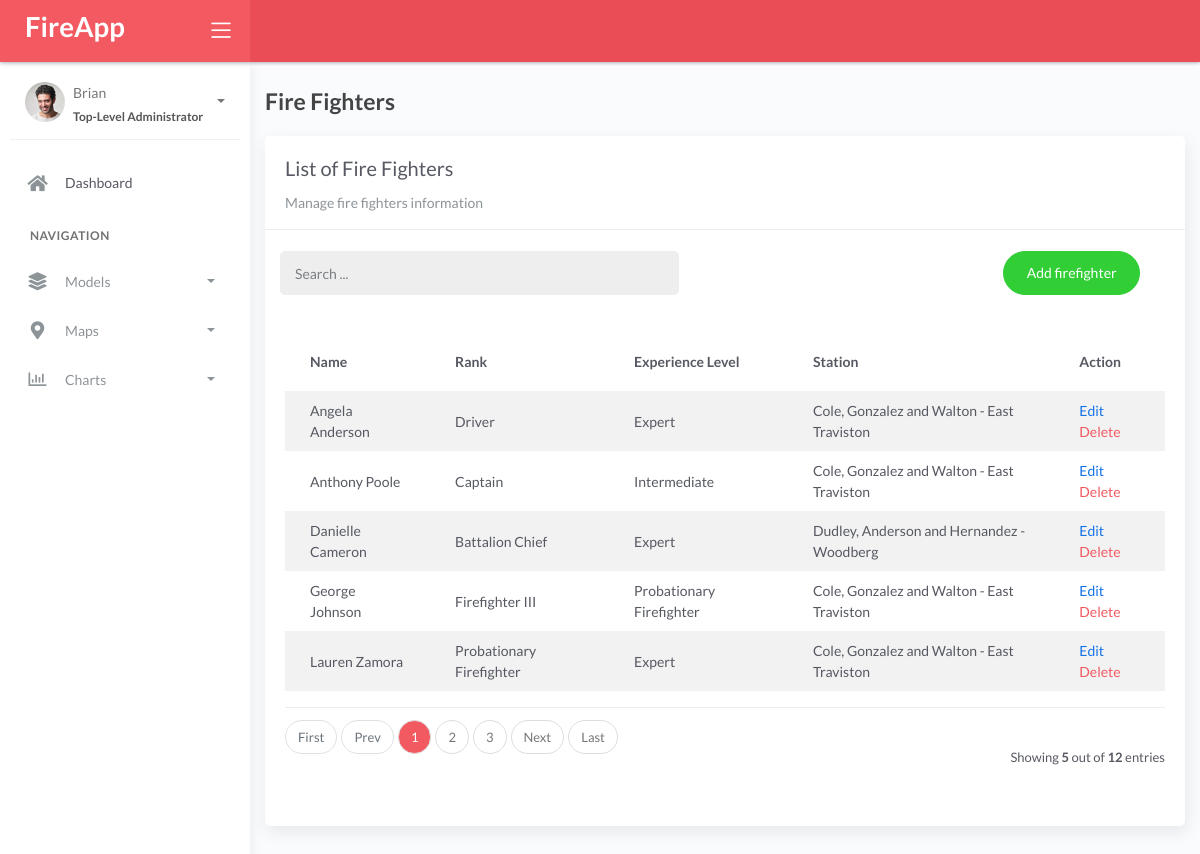
/firefighters/, run on the app's committed database.
### fire/models.py (models this page shows, shortened)
class BaseModel(models.Model):
    created_at = models.DateTimeField(auto_now_add=True, db_index=True)
    updated_at = models.DateTimeField(auto_now=True)
    class Meta:
        abstract = True

class Firefighters(BaseModel):
    XP_CHOICES = (
        ('Probationary Firefighter', 'Probationary Firefighter'),
        ('Firefighter I', 'Firefighter I'),
        ('Firefighter II', 'Firefighter II'),
        ('Firefighter III', 'Firefighter III'),
        ('Driver', 'Driver'),
        ('Captain', 'Captain'),
        ('Battalion Chief', 'Battalion Chief'),)
    name = models.CharField(max_length=150)
    rank = models.CharField(max_length=150)
    experience_level = models.CharField(max_length=150, choices=XP_CHOICES)
    station = models.ForeignKey(
        FireStation, on_delete=models.CASCADE, null=True, blank=True)
    class Meta:
        verbose_name = 'Firefighter'

class FireStation(BaseModel):
    name = models.CharField(max_length=150)
    latitude = models.DecimalField(
        max_digits=22, decimal_places=16, null=True, blank=True)
    longitude = models.DecimalField(
        max_digits=22, decimal_places=16, null=True, blank=True)
    address = models.CharField(max_length=150)
    city = models.CharField(max_length=150)
    country = models.CharField(max_length=150)
    class Meta:
        verbose_name = 'Fire Station'
    def __str__(self):
        return f"{self.name} - {self.city}"

### fire/views.py (the view)
# urls.py: path('firefighters/', views.FirefightersList.as_view(), name='firefighters'),
class FirefightersList(ListView):
    model = Firefighters
    context_object_name = 'firefighters'
    template_name = 'firefighters/list.html'
    paginate_by = 5
    def get_queryset(self, *args, **kwargs):
        qs = super().get_queryset(*args, **kwargs).order_by('name')
        if self.request.GET.get("q") != None:
            query = self.request.GET.get('q')
            qs = qs.filter(Q(name__icontains=query))
        return qs

### templates/firefighters/list.html (shortened to what this page needs)
{% extends 'base.html' %} {% load static %} {% block content %}
<div class="content">
  <div class="container-fluid">
    <h4 class="page-title mt-4">Fire Fighters</h4>
    <div class="row">
      <div class="col-md-12">
        <div class="card">
          <div class="card-header">
            <div class="card-title">List of Fire Fighters</div>
            <div class="card-category">Manage fire fighters information</div>
          </div>
          <br />
          <div class="col-md-12 row">
            <div class="col-md-6">
              <form
                class="navbar-left navbar-form nav-search mr-md-3"
                action="{% url 'firefighters' %}"
              >
                <div class="input-group">
                  <input
                    type="text"
                    placeholder="Search ..."
                    class="form-control"
                    name="q"
                    value="{{ request.GET.q }}"
                  />
                  <div class="input-group-append">
                    <span class="input-group-text">
                    </span>
                  </div>
                </div>
              </form>
            </div>
            <div class="col-md-6">
              <div class="pull-right">
                <a
                  href="{% url 'firefighters-add' %}"
                  class="btn btn-success btn-rounded"
                  >Add firefighter</a
                >
              </div>
            </div>
          </div>
          <div class="card-body">
            <table class="table table-striped mt-3">
              <thead>
                <tr>
                  <th scope="col">Name</th>
                  <th scope="col">Rank</th>
                  <th scope="col">Experience Level</th>
                  <th scope="col">Station</th>
                  <th scope="col">Action</th>
                </tr>
              </thead>
              <tbody>
                {% for object in object_list %}
                <tr>
                  <td>{{ object.name }}</td>
                  <td>{{ object.rank }}</td>
                  <td>{{ object.experience_level }}</td>
                  <td>{{ object.station }}</td>
                  <td>
                    <a href="{% url 'firefighters-edit' object.id %}">Edit</a>
                    <a
                      href="{% url 'firefighters-delete' object.id %}"
                      class="text-danger"
                      >Delete</a
                    >
                  </td>
                </tr>
                {% endfor %}
              </tbody>
            </table>
            {% include 'includes/pagination.html' %}
          </div>
        </div>
      </div>
    </div>
  </div>
</div>
{% endblock %}

### data on the page
Firefighters: name "Angela Anderson", rank "Driver", experience_level "Expert", station "Cole, Gonzalez and Walton - East Traviston"
Firefighters: name "Anthony Poole", rank "Captain", experience_level "Intermediate", station "Cole, Gonzalez and Walton - East Traviston"
Firefighters: name "Danielle Cameron", rank "Battalion Chief", experience_level "Expert", station "Dudley, Anderson and Hernandez - Woodberg"
Firefighters: name "George Johnson", rank "Firefighter III", experience_level "Probationary Firefighter", station "Cole, Gonzalez and Walton - East Traviston"
Firefighters: name "Lauren Zamora", rank "Probationary Firefighter", experience_level "Expert", station "Cole, Gonzalez and Walton - East Traviston"

### other printed values
{{ page_num }} "1"
{{ page_num }} "2" "3"
{{ object_list.count }} "5"
{{ paginator.count }} "12"
